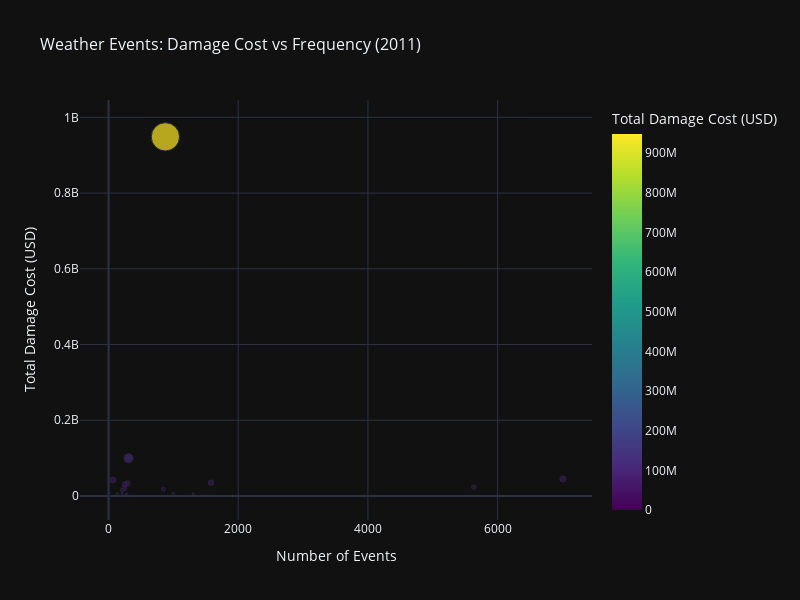

The cell this chart's notebook holds for it:
### Code cell
# Graph 4: Interactive Plotly Visualization - Damage vs Frequency Scatter Plot
# Merge damage and frequency data
damage_freq = pd.merge(damage_db, event_frequency, on='event_type', how='inner')

# Create interactive scatter plot
fig = px.scatter(damage_freq, 
                 x='frequency', 
                 y='total', 
                 size='total',
                 hover_name='event_type',
                 title='Weather Events: Damage Cost vs Frequency (2011)',
                 labels={
                     'frequency': 'Number of Events',
                     'total': 'Total Damage Cost (USD)',
                     'event_type': 'Event Type'
                 },
                 color='total',
                 color_continuous_scale='Viridis')

# Update layout
fig.update_layout(
    width=800,
    height=600,
    title_font_size=16,
    showlegend=False
)

# Format hover template
fig.update_traces(
    hovertemplate='<b>%{hovertext}</b><br>' +
                  'Events: %{x:,}<br>' +
                  'Total Damage: $%{y:,.0f}<br>' +
                  '<extra></extra>'
)

fig.show()

# Show summary statistics
print("Correlation Analysis:")
correlation = damage_freq['frequency'].corr(damage_freq['total'])
print(f"Correlation between frequency and damage: {correlation:.3f}")
print(f"This indicates a {'strong' if abs(correlation) > 0.7 else 'moderate' if abs(correlation) > 0.3 else 'weak'} {'positive' if correlation > 0 else 'negative'} relationship.")

### Figure 1 — Plotly figure (JSON) as saved in the notebook; plotly's stock layout.template omitted (floating-point values rounded to 4 significant figures)
{"data": [{"hovertemplate": "<b>%{hovertext}</b><br>Events: %{x:,}<br>Total Damage: $%{y:,.0f}<br><extra></extra>", "hovertext": ["Flood", "Tornado", "Thunderstorm Wind", "Tropical Storm", "Drought", "Blizzard", "Wildfire", "Hail", "Heavy Rain", "Flash Flood", "Lightning", "Tsunami", "Winter Storm", "Extreme Cold/Wind Chill", "Ice Storm", "High Wind", "Frost/Freeze", "Strong Wind", "Winter Weather", "Heavy Snow", "Excessive Heat", "Debris Flow", "Lake-Effect Snow", "High Surf", "Dust Storm", "Dense Fog", "Avalanche", "Marine Strong Wind", "Coastal Flood", "Storm Surge/Tide", "Marine Thunderstorm Wind", "Dust Devil", "Waterspout", "Funnel Cloud", "Marine Hail", "Lakeshore Flood", "Marine High Wind", "Heat", "Cold/Wind Chill", "Rip Current", "Freezing Fog", "Astronomical Low Tide", "Dense Smoke"], "legendgroup": "", "marker": {"color": [948600000.0, 99710000.0, 44980000.0, 42220000.0, 35230000.0, 33170000.0, 30730000.0, 23390000.0, 20200000.0, 17920000.0, 15560000.0, 8800000.0, 6754000.0, 6400000.0, 6006000.0, 5993000.0, 4640000.0, 4415000.0, 2177000.0, 1360000.0, 524000.0, 524000.0, 445000.0, 165000.0, 105000.0, 65000.0, 55000.0, 26000.0, 12000.0, 10000.0, 4000.0, 2500.0, 0.0, 0.0, 0.0, 0.0, 0.0, 0.0, 0.0, 0.0, 0.0, 0.0, 0.0], "coloraxis": "coloraxis", "size": [948600000.0, 99710000.0, 44980000.0, 42220000.0, 35230000.0, 33170000.0, 30730000.0, 23390000.0, 20200000.0, 17920000.0, 15560000.0, 8800000.0, 6754000.0, 6400000.0, 6006000.0, 5993000.0, 4640000.0, 4415000.0, 2177000.0, 1360000.0, 524000.0, 524000.0, 445000.0, 165000.0, 105000.0, 65000.0, 55000.0, 26000.0, 12000.0, 10000.0, 4000.0, 2500.0, 0.0, 0.0, 0.0, 0.0, 0.0, 0.0, 0.0, 0.0, 0.0, 0.0, 0.0], "sizemode": "area", "sizeref": 2371000.0, "symbol": "circle"}, "mode": "markers", "name": "", "orientation": "v", "showlegend": false, "x": [877, 308, 7008, 67, 1582, 292, 249, 5633, 250, 848, 210, 3, 999, 211, 137, 1304, 268, 282, 1535, 861, 334, 15, 49, 314, 17, 197, 11, 4, 16, 22, 975, 2, 78, 139, 33, 8, 21, 380, 54, 22, 2, 3, 1], "xaxis": "x", "y": [948600000.0, 99710000.0, 44980000.0, 42220000.0, 35230000.0, 33170000.0, 30730000.0, 23390000.0, 20200000.0, 17920000.0, 15560000.0, 8800000.0, 6754000.0, 6400000.0, 6006000.0, 5993000.0, 4640000.0, 4415000.0, 2177000.0, 1360000.0, 524000.0, 524000.0, 445000.0, 165000.0, 105000.0, 65000.0, 55000.0, 26000.0, 12000.0, 10000.0, 4000.0, 2500.0, 0.0, 0.0, 0.0, 0.0, 0.0, 0.0, 0.0, 0.0, 0.0, 0.0, 0.0], "yaxis": "y", "type": "scatter"}], "layout": {"xaxis": {"anchor": "y", "domain": [0.0, 1.0], "title": {"text": "Number of Events"}}, "yaxis": {"anchor": "x", "domain": [0.0, 1.0], "title": {"text": "Total Damage Cost (USD)"}}, "coloraxis": {"colorbar": {"title": {"text": "Total Damage Cost (USD)"}}, "colorscale": [[0.0, "#440154"], [0.1111, "#482878"], [0.2222, "#3e4989"], [0.3333, "#31688e"], [0.4444, "#26828e"], [0.5556, "#1f9e89"], [0.6667, "#35b779"], [0.7778, "#6ece58"], [0.8889, "#b5de2b"], [1.0, "#fde725"]]}, "legend": {"tracegroupgap": 0, "itemsizing": "constant"}, "title": {"text": "Weather Events: Damage Cost vs Frequency (2011)", "font": {"size": 16}}, "width": 800, "height": 600, "showlegend": false}}
